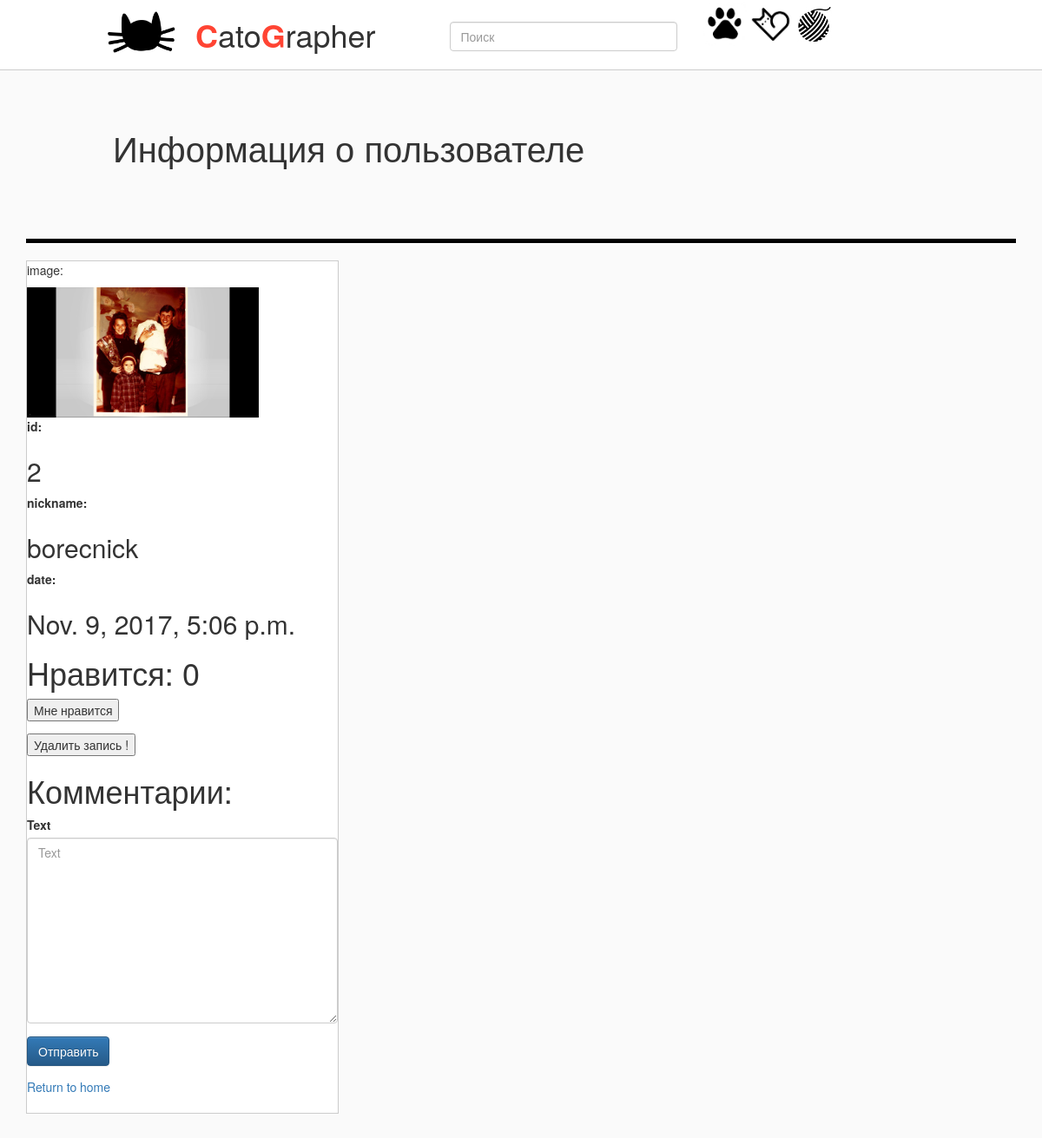
/insta/photo/2/ (signed in), run on the app's committed database.
### insta/models.py (models this page shows, shortened)
class InstaUser(models.Model):
    id = models.AutoField(primary_key=True)
    nickname_user = models.CharField(max_length=100, unique=True)
    email_user = models.CharField(max_length=100)
    password = models.CharField(max_length=100)
    image_id = models.ImageField(blank=True, upload_to="insta/photos")

class Images(models.Model):
    id = models.AutoField(primary_key=True)
    created_by = models.ForeignKey(InstaUser, on_delete=models.CASCADE)
    created_at = models.DateTimeField(auto_now_add=True)
    updated_at = models.DateTimeField(auto_now_add=True, blank=True)
    description = models.CharField(max_length=200)
    image_id = models.ImageField(upload_to="insta/photos")

### insta/views.py (the view)
# urls.py: url(r'^photo/(?P<idph>.+)/$', views.photo, name='photo'),
def photo(request, idph):
    if request.session.get('member_id', None):
        m = Images.objects.get(pk=int(idph))
        us = InstaUser.objects.get(pk=request.session['member_id'])
        if Likes.objects.filter(
                picture=m,
                sender_id=us
        ).exists():
            text_button = "Мне больше не нравится"
        else:
            text_button = "Мне нравится"
        liik = len(Likes.objects.filter(picture=m))
        form = CommentForm(request.POST or None, request.FILES or None, initial={
                             "publication_id": m.id,
                             "date" : timezone.now() - datetime.timedelta(days=1),
                             "sender_id" : us.id,
                         })
        form.fields['sender_id'].widget = forms.HiddenInput()
        form.fields['publication_id'].widget = forms.HiddenInput()
        form.fields['date'].widget = forms.HiddenInput()
        if request.method == "POST" and form.is_valid():
            form.save()
        create = InstaUser.objects.get(pk=m.created_by.id).nickname_user
        context = {
            'id' : m.id,
            'created_by': create,
            'created_at': m.created_at,
            'image_id' : m.image_id.url,
            'form' : form,
            'l_num': liik,
            'text_button': text_button,
        }
        try:
            com = Comments.objects.filter(publication_id=m.id)#[:5]
            context['comments'] = com
        except Comments.DoesNotExist:
            pass
        return render(request, 'insta/photo.html', context)
    else:
        return HttpResponse("Чтобы посмотреть фото, зайдите на сайт")

### insta/forms.py
class CommentForm(forms.ModelForm):
    class Meta:
        model = Comments
        fields = ["publication_id", "date", "sender_id", "text"]

### insta/templates/insta/photo.html (shortened to what this page needs)
{% extends 'insta/base.html' %}
{% load bootstrap3 %}
{% load static %}
{% block content %}
<div class="elem">
    <p>image:</p>
    <img height="150" width=auto src="{{ image_id }}">
    <br>
    <label>id:</label>
    <h2>{{ id }}</h2>
    <label>nickname:</label>
    <h2>{{ created_by }}</h2>
    <label>date:</label>
    <h2>{{ created_at }}</h2>
</div>
<div class="elem">
    <h1> Нравится: {{ l_num }}</h1>
</div>
  <form action="{% url 'insta:makelike' id %}" method="get">
    <button>{{ text_button }}</button>
  </form>
  <form action="{% url 'insta:dele' id %}" method="get">
    <button>Удалить запись !</button>
  </form>
    <h1>Комментарии:</h1>
<div class="elem">
<form enctype="multipart/form-data" novalidate="" action=""  method="post" id = "form" class="form">
  {% bootstrap_form form %}
  {% buttons %}
  <button type="button" class="btn btn-primary" onclick="submitForms()">
    {% bootstrap_icon "star" %} Отправить
  </button>
  {% endbuttons %}
</form>
</div>
  <p><a href="{% url 'insta:home' %}">Return to home</a></p>
{% endblock %}

### static/css/master.css (style rules this page uses)
body { background-color: #FAFAFA; }
.item img { max-width: 358px; max-width: 358px; }

### data on the page
InstaUser: nickname_user "borecnick"
Images: created_at "Nov. 9, 2017, 5:06 p.m."

### other printed values
{{ id }} "2"
{{ l_num }} "0"
{{ text_button }} "Мне нравится"
